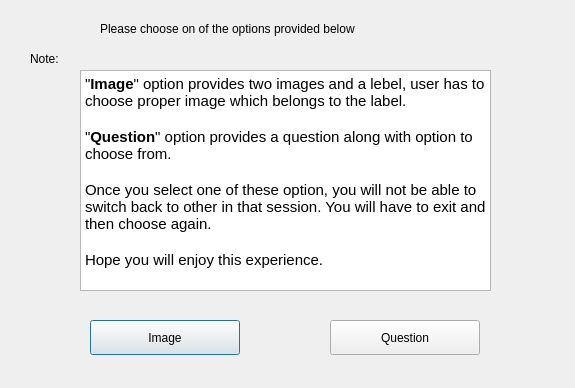
<?xml version="1.0" encoding="UTF-8"?>
<ui version="4.0">
 <class>Dialog</class>
 <widget class="QDialog" name="Dialog">
  <property name="geometry">
   <rect>
    <x>0</x>
    <y>0</y>
    <width>575</width>
    <height>388</height>
   </rect>
  </property>
  <property name="windowTitle">
   <string>Dialog</string>
  </property>
  <widget class="QLabel" name="label">
   <property name="geometry">
    <rect>
     <x>100</x>
     <y>20</y>
     <width>331</width>
     <height>17</height>
    </rect>
   </property>
   <property name="text">
    <string>Please choose on of the options provided below</string>
   </property>
  </widget>
  <widget class="QLabel" name="label_2">
   <property name="geometry">
    <rect>
     <x>30</x>
     <y>50</y>
     <width>331</width>
     <height>17</height>
    </rect>
   </property>
   <property name="text">
    <string>Note:</string>
   </property>
  </widget>
  <widget class="QTextBrowser" name="textBrowser">
   <property name="geometry">
    <rect>
     <x>80</x>
     <y>70</y>
     <width>411</width>
     <height>221</height>
    </rect>
   </property>
   <property name="html">
    <string>&lt;!DOCTYPE HTML PUBLIC &quot;-//W3C//DTD HTML 4.0//EN&quot; &quot;http://www.w3.org/TR/REC-html40/strict.dtd&quot;&gt;
&lt;html&gt;&lt;head&gt;&lt;meta name=&quot;qrichtext&quot; content=&quot;1&quot; /&gt;&lt;style type=&quot;text/css&quot;&gt;
p, li { white-space: pre-wrap; }
&lt;/style&gt;&lt;/head&gt;&lt;body style=&quot; font-family:'Ubuntu'; font-size:11pt; font-weight:400; font-style:normal;&quot;&gt;
&lt;p style=&quot; margin-top:0px; margin-bottom:0px; margin-left:0px; margin-right:0px; -qt-block-indent:0; text-indent:0px;&quot;&gt;&amp;quot;&lt;span style=&quot; font-weight:600;&quot;&gt;Image&lt;/span&gt;&amp;quot; option provides two images and a lebel, user has to choose proper image which belongs to the label.&lt;/p&gt;
&lt;p style=&quot;-qt-paragraph-type:empty; margin-top:0px; margin-bottom:0px; margin-left:0px; margin-right:0px; -qt-block-indent:0; text-indent:0px;&quot;&gt;&lt;br /&gt;&lt;/p&gt;
&lt;p style=&quot; margin-top:0px; margin-bottom:0px; margin-left:0px; margin-right:0px; -qt-block-indent:0; text-indent:0px;&quot;&gt;&amp;quot;&lt;span style=&quot; font-weight:600;&quot;&gt;Question&lt;/span&gt;&amp;quot; option provides a question along with option to choose from.&lt;/p&gt;
&lt;p style=&quot;-qt-paragraph-type:empty; margin-top:0px; margin-bottom:0px; margin-left:0px; margin-right:0px; -qt-block-indent:0; text-indent:0px;&quot;&gt;&lt;br /&gt;&lt;/p&gt;
&lt;p style=&quot; margin-top:0px; margin-bottom:0px; margin-left:0px; margin-right:0px; -qt-block-indent:0; text-indent:0px;&quot;&gt;Once you select one of these option, you will not be able to switch back to other in that session. You will have to exit and then choose again.&lt;/p&gt;
&lt;p style=&quot;-qt-paragraph-type:empty; margin-top:0px; margin-bottom:0px; margin-left:0px; margin-right:0px; -qt-block-indent:0; text-indent:0px;&quot;&gt;&lt;br /&gt;&lt;/p&gt;
&lt;p style=&quot; margin-top:0px; margin-bottom:0px; margin-left:0px; margin-right:0px; -qt-block-indent:0; text-indent:0px;&quot;&gt;Hope you will enjoy this experience.&lt;/p&gt;&lt;/body&gt;&lt;/html&gt;</string>
   </property>
  </widget>
  <widget class="QPushButton" name="img">
   <property name="geometry">
    <rect>
     <x>90</x>
     <y>320</y>
     <width>150</width>
     <height>35</height>
    </rect>
   </property>
   <property name="text">
    <string>Image</string>
   </property>
   <property name="autoDefault">
    <bool>true</bool>
   </property>
   <property name="default">
    <bool>false</bool>
   </property>
  </widget>
  <widget class="QPushButton" name="que">
   <property name="geometry">
    <rect>
     <x>330</x>
     <y>320</y>
     <width>150</width>
     <height>35</height>
    </rect>
   </property>
   <property name="text">
    <string>Question</string>
   </property>
   <property name="default">
    <bool>false</bool>
   </property>
   <property name="flat">
    <bool>false</bool>
   </property>
  </widget>
 </widget>
 <resources/>
 <connections/>
</ui>
